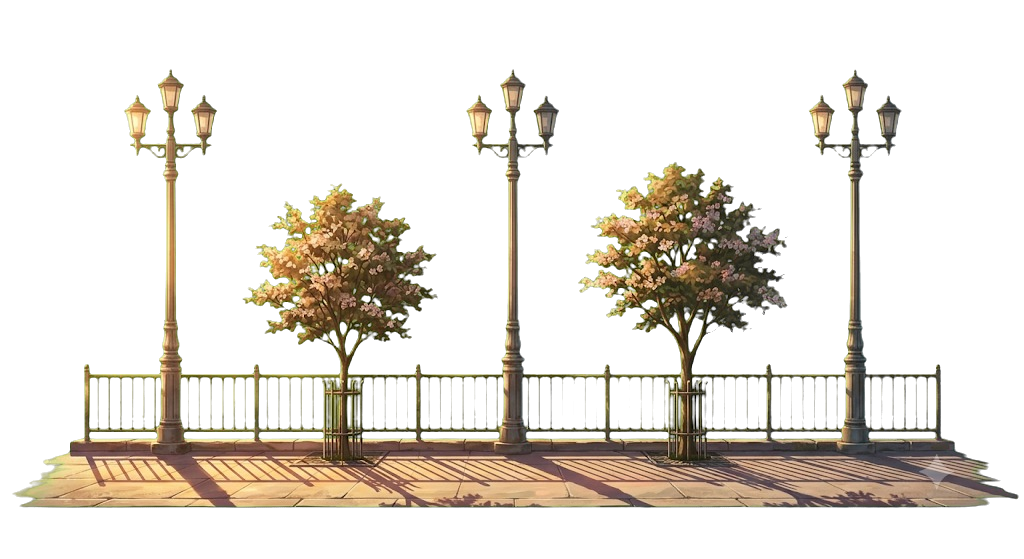
#> input picture cutouts/Courtyard - good.png, 1024 x 559 px
$ python check-tiling.py '../cutouts/Courtyard - good.png'
#> lines starting #> are read from the running program, lines starting #| are printed output that depends on the picture
"""Check whether a texture tiles seamlessly.

Usage:  python check-tiling.py "C:/Users/adity/Downloads/grain.png"

Writes <name>-offset.png next to the source: the image wrapped by 50% in both
directions, so any seam appears as a cross through the middle. Look at it.
The numbers below tell you what to expect before you do.
"""

import sys
from pathlib import Path

import numpy as np
from PIL import Image


def edge_report(a: np.ndarray, axis: int, label: str) -> bool:
    """Compare the wrap-around edge difference to normal interior differences."""
    if axis == 0:  # vertical seam: compare columns
        interior = np.abs(np.diff(a, axis=1)).mean()
        seam = np.abs(a[:, -1].astype(float) - a[:, 0].astype(float)).mean()
    else:  # horizontal seam: compare rows
        interior = np.abs(np.diff(a, axis=0)).mean()
        seam = np.abs(a[-1, :].astype(float) - a[0, :].astype(float)).mean()

    ratio = seam / interior if interior else float("inf")
    verdict = "OK" if ratio < 2.0 else "SEAM"
    print(f"  {label:<18} interior {interior:6.2f}   wrap {seam:6.2f}   "
          f"ratio {ratio:5.2f}   {verdict}")
    return ratio < 2.0


def main() -> int:
    if len(sys.argv) < 2:
        print(__doc__)
        return 2

    path = Path(sys.argv[1])
    img = Image.open(path)
#> img is the input picture: PIL image 1024x559 RGBA; mean R, G, B, A 43.8, 56.6, 47.9, 59
    print(f"\n{path.name} — {img.width}x{img.height} {img.mode}")
#| Courtyard - good.png — 1024x559 RGBA

    # float, not uint8: np.diff on uint8 wraps negative differences around to
    # large positives and the interior baseline becomes meaningless.
    a = np.asarray(img.convert("L")).astype(np.float64)
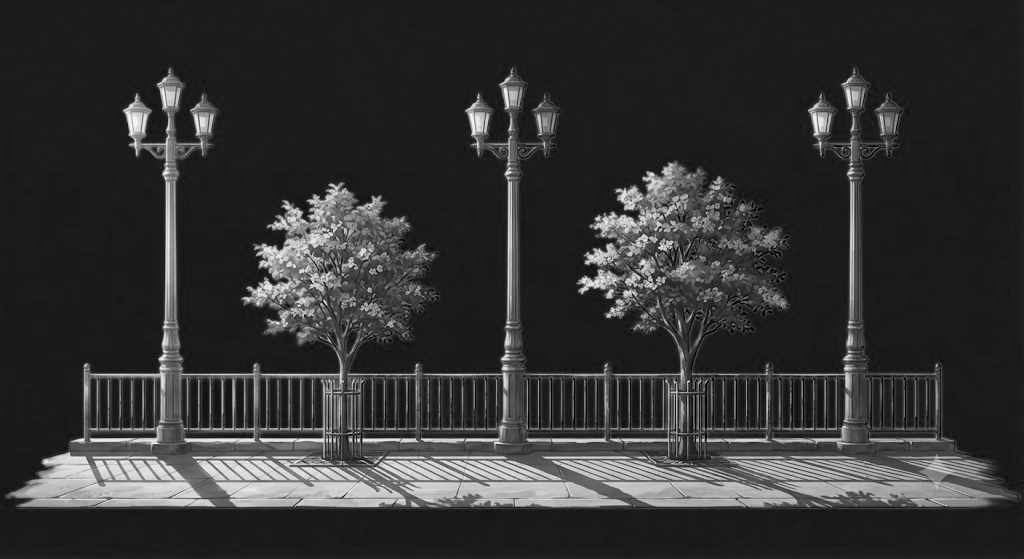
#> a: shape (559, 1024) float64; min 0, max 248, mean 51.8

    # A seamless tile's opposite edges should differ no more than neighbouring
    # rows/columns do. Much more than that and you get a visible line.
    print("\nseam test (lower ratio is better, under 2.0 passes)")
    ok_v = edge_report(a, 0, "left <-> right")
#> in edge_report, `interior = np.abs(np.diff(a, axis=1)).mean()`: interior = 6.06
#> in edge_report, `seam = np.abs(a[:, -1].astype(float) - a[:, 0].astype(float)).mean()`: seam = 4.39
#> in edge_report, `ratio = seam / interior if interior else float("inf")`: ratio = 0.725
#> in edge_report, `verdict = "OK" if ratio < 2.0 else "SEAM"`: verdict = 'OK'
#|   left <-> right     interior   6.06   wrap   4.39   ratio  0.72   OK
#> ok_v = True
    ok_h = edge_report(a, 1, "top <-> bottom")
#|   top <-> bottom     interior   6.45   wrap   7.88   ratio  1.22   OK
#> ok_h = True

    # Large-scale brightness drift shows up as blotches when tiled, even when
    # the edges themselves match.
    h, w = a.shape
#> h = 559; w = 1024
    quads = [
        a[: h // 2, : w // 2], a[: h // 2, w // 2:],
        a[h // 2:, : w // 2], a[h // 2:, w // 2:],
    ]
    means = [q.mean() for q in quads]
#> means = [40.4, 39.23, 68.7, 58.73]
    drift = max(means) - min(means)
#> drift = 29.46
    print(f"\nbrightness drift across quadrants: {drift:.2f} "
          f"({'OK' if drift < 6 else 'UNEVEN — will blotch when tiled'})")
#| brightness drift across quadrants: 29.46 (UNEVEN — will blotch when tiled)

    out = path.with_name(f"{path.stem}-offset.png")
    arr = np.asarray(img)
    rolled = np.roll(np.roll(arr, h // 2, axis=0), w // 2, axis=1)
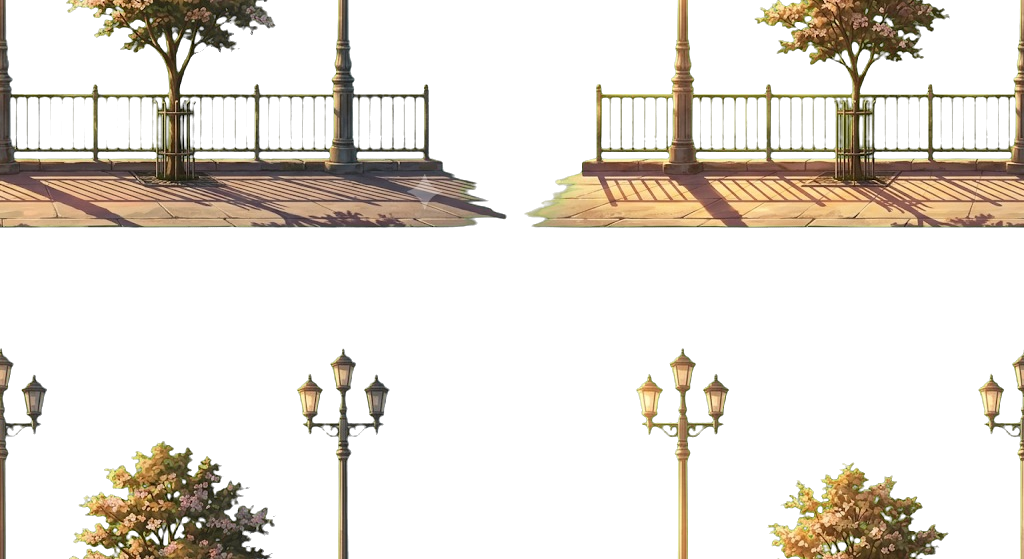
#> rolled: shape (559, 1024, 4); mean R, G, B, A 43.8, 56.6, 47.9, 59; transparent parts drawn white
    Image.fromarray(rolled).save(out)
    print(f"\nwrote {out.name} — open it and look for a cross-shaped seam\n")

    return 0 if (ok_v and ok_h) else 1


if __name__ == "__main__":
    raise SystemExit(main())
#> (the program exits here)

$ run again, on cutouts/L6-canopy-4.png
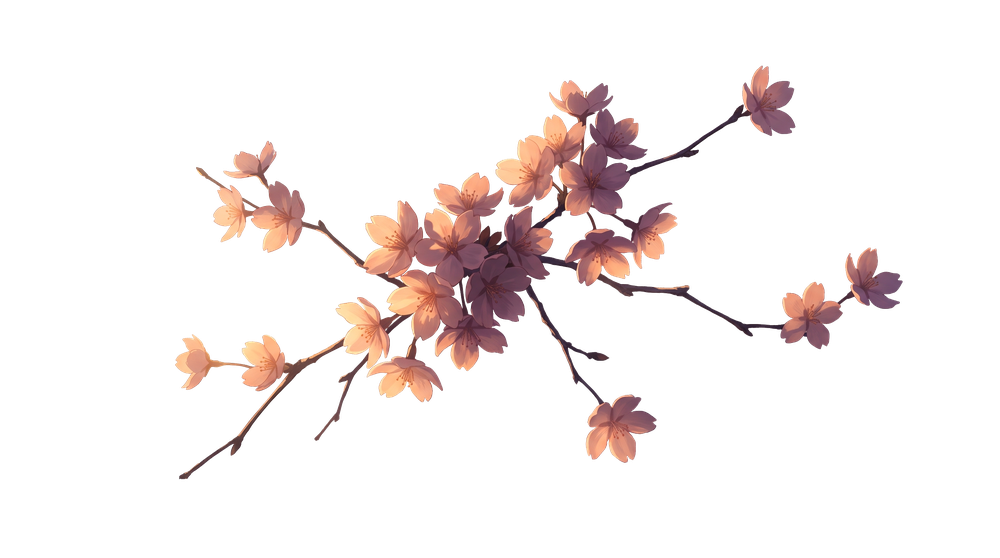
#> input picture cutouts/L6-canopy-4.png, 1000 x 558 px, shrunk from 2752 x 1536 before the run
#> in main, img is the input picture: PIL image 1000x558 RGBA; mean R, G, B, A 22.9, 15.7, 14.6, 28.9
#| L6-canopy-4.png — 1000x558 RGBA
#> in main, `a = np.asarray(img.convert("L")).astype(np.float64)`:
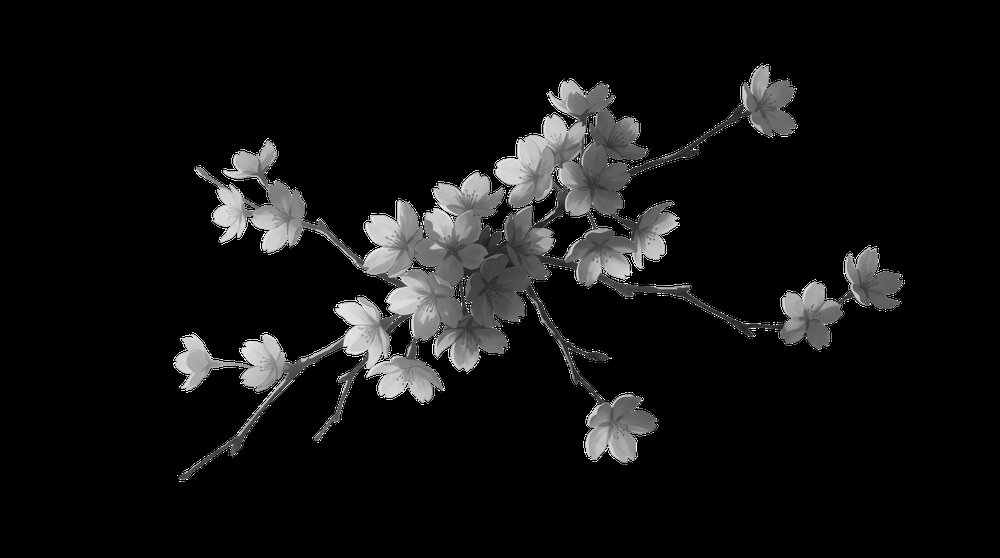
#> a: shape (558, 1000) float64; min 0, max 255, mean 17.7
#> in edge_report, `interior = np.abs(np.diff(a, axis=1)).mean()`: interior = 4.41
#> seam = 0
#> verdict = 'OK'
#|   left <-> right     interior   4.41   wrap   0.00   ratio  0.00   OK
#> ok_v = True
#|   top <-> bottom     interior   4.68   wrap   0.00   ratio  0.00   OK
#> means = [18.08, 22.59, 20.13, 10.14]
#> drift = 12.44
#| brightness drift across quadrants: 12.44 (UNEVEN — will blotch when tiled)
#> in main, `rolled = np.roll(np.roll(arr, h // 2, axis=0), w // 2, axis=1)`:
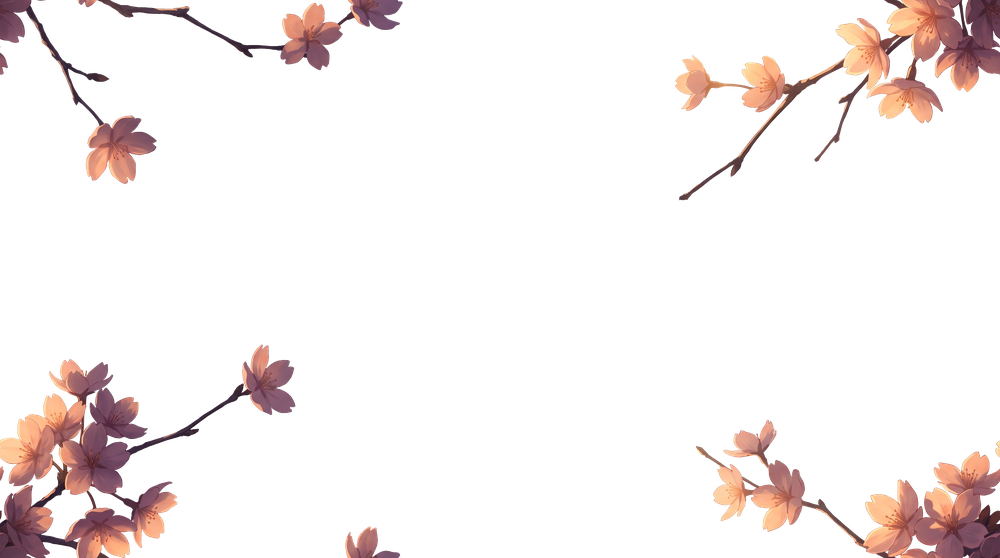
#> rolled: shape (558, 1000, 4); mean R, G, B, A 22.9, 15.7, 14.6, 28.9; transparent parts drawn white

$ run again, on cutouts/L8-petals.png
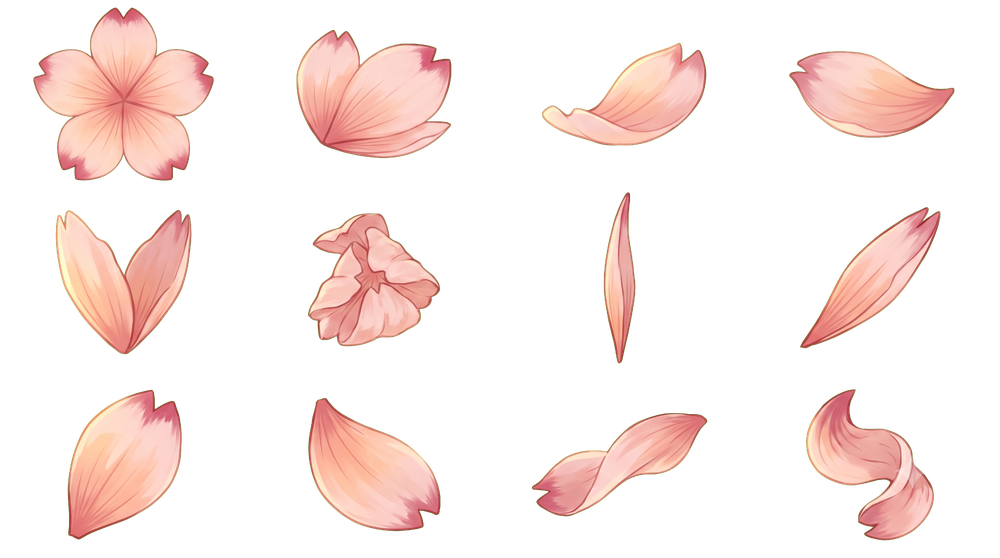
#> input picture cutouts/L8-petals.png, 1000 x 558 px, shrunk from 2752 x 1536 before the run
#> in main, img is the input picture: PIL image 1000x558 RGBA; mean R, G, B, A 57.3, 43, 38.8, 58.7
#| L8-petals.png — 1000x558 RGBA
#> in main, `a = np.asarray(img.convert("L")).astype(np.float64)`:
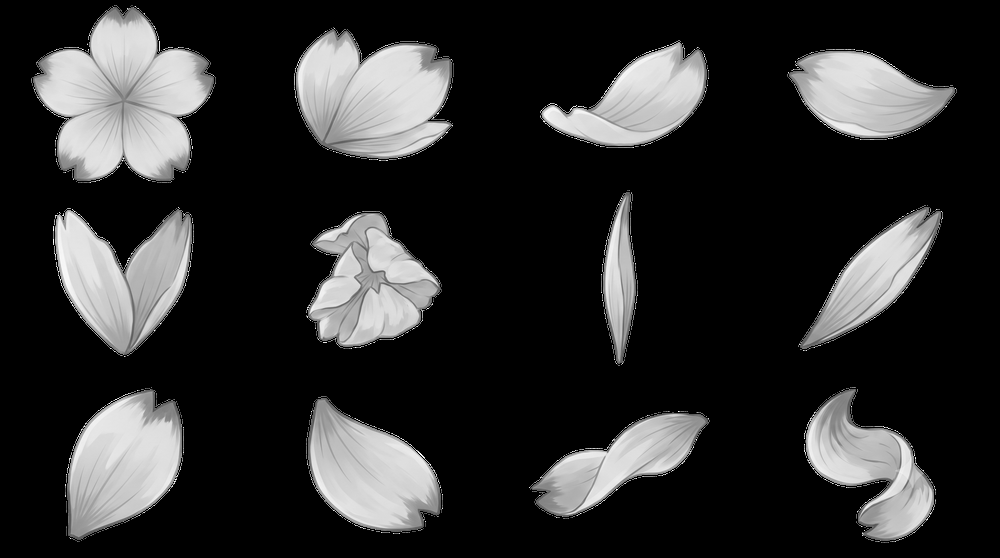
#> a: shape (558, 1000) float64; min 0, max 255, mean 46.8
#> in edge_report, `interior = np.abs(np.diff(a, axis=1)).mean()`: interior = 3.94
#> seam = 0
#> verdict = 'OK'
#|   left <-> right     interior   3.94   wrap   0.00   ratio  0.00   OK
#> ok_v = True
#|   top <-> bottom     interior   3.99   wrap   0.00   ratio  0.00   OK
#> means = [67.7, 35.75, 51.25, 32.42]
#> drift = 35.28
#| brightness drift across quadrants: 35.28 (UNEVEN — will blotch when tiled)
#> in main, `rolled = np.roll(np.roll(arr, h // 2, axis=0), w // 2, axis=1)`:
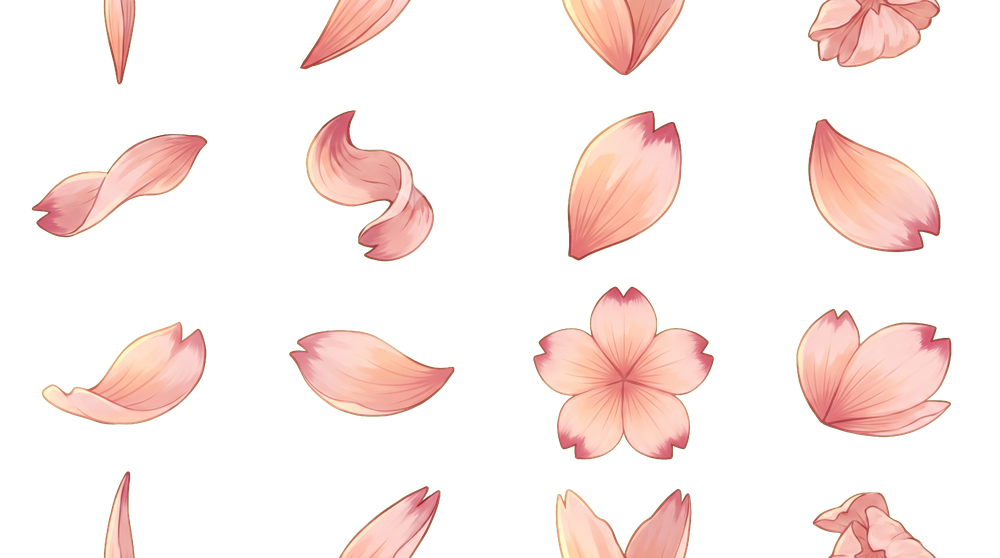
#> rolled: shape (558, 1000, 4); mean R, G, B, A 57.3, 43, 38.8, 58.7; transparent parts drawn white

$ run again, on cutouts/Tree trunk.png
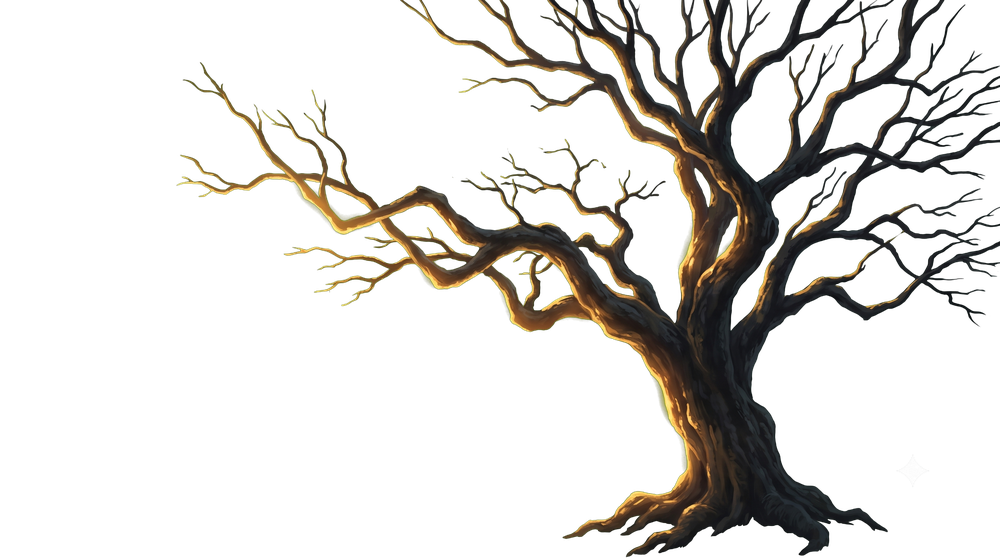
#> input picture cutouts/Tree trunk.png, 1000 x 558 px, shrunk from 2752 x 1536 before the run
#> in main, img is the input picture: PIL image 1000x558 RGBA; mean R, G, B, A 15.3, 13.2, 9, 46
#| Tree trunk.png — 1000x558 RGBA
#> in main, `a = np.asarray(img.convert("L")).astype(np.float64)`:
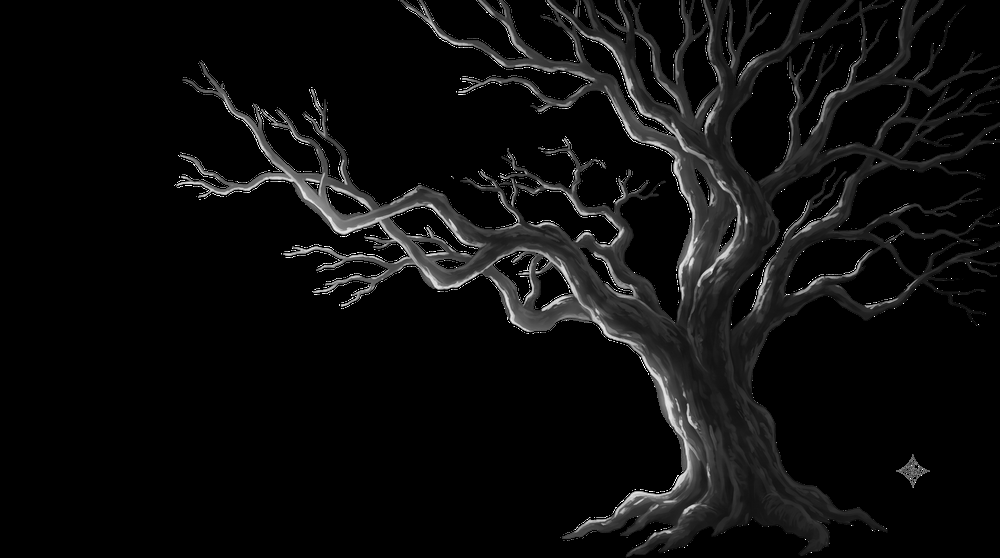
#> a: shape (558, 1000) float64; min 0, max 255, mean 13.4
#> in edge_report, `interior = np.abs(np.diff(a, axis=1)).mean()`: interior = 4.75
#> in edge_report, `seam = np.abs(a[:, -1].astype(float) - a[:, 0].astype(float)).mean()`: seam = 1.58
#> ratio = 0.332
#> verdict = 'OK'
#|   left <-> right     interior   4.75   wrap   1.58   ratio  0.33   OK
#> ok_v = True
#|   top <-> bottom     interior   5.15   wrap   6.98   ratio  1.36   OK
#> means = [12.32, 23.47, 0.992, 16.63]
#> drift = 22.47
#| brightness drift across quadrants: 22.47 (UNEVEN — will blotch when tiled)
#> in main, `rolled = np.roll(np.roll(arr, h // 2, axis=0), w // 2, axis=1)`:
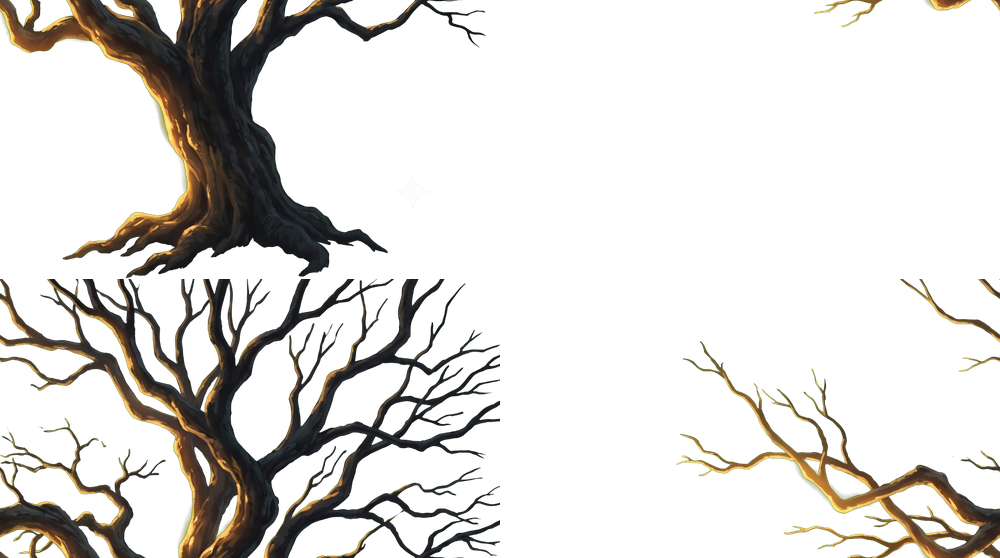
#> rolled: shape (558, 1000, 4); mean R, G, B, A 15.3, 13.2, 9, 46; transparent parts drawn white
